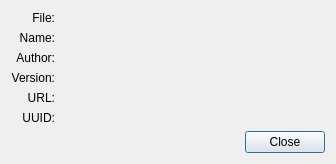
<?xml version="1.0" encoding="UTF-8"?>
<ui version="4.0">
 <class>PluginDetails</class>
 <widget class="QDialog" name="PluginDetails">
  <property name="geometry">
   <rect>
    <x>0</x>
    <y>0</y>
    <width>336</width>
    <height>163</height>
   </rect>
  </property>
  <property name="windowTitle">
   <string>Plugin details</string>
  </property>
  <layout class="QGridLayout" name="gridLayout_2">
   <item row="0" column="0">
    <layout class="QGridLayout" name="gridLayout">
     <item row="2" column="0">
      <widget class="QLabel" name="label_2">
       <property name="text">
        <string>Author:</string>
       </property>
       <property name="alignment">
        <set>Qt::AlignRight|Qt::AlignTrailing|Qt::AlignVCenter</set>
       </property>
      </widget>
     </item>
     <item row="2" column="1">
      <widget class="QLabel" name="labelAuthor">
       <property name="textInteractionFlags">
        <set>Qt::LinksAccessibleByMouse|Qt::TextSelectableByMouse</set>
       </property>
      </widget>
     </item>
     <item row="4" column="1">
      <widget class="QLabel" name="labelUrl">
       <property name="openExternalLinks">
        <bool>true</bool>
       </property>
       <property name="textInteractionFlags">
        <set>Qt::LinksAccessibleByMouse|Qt::TextSelectableByMouse</set>
       </property>
      </widget>
     </item>
     <item row="1" column="1">
      <widget class="QLabel" name="labelName">
       <property name="textInteractionFlags">
        <set>Qt::LinksAccessibleByMouse|Qt::TextSelectableByMouse</set>
       </property>
      </widget>
     </item>
     <item row="4" column="0">
      <widget class="QLabel" name="label_4">
       <property name="text">
        <string>URL:</string>
       </property>
       <property name="alignment">
        <set>Qt::AlignRight|Qt::AlignTrailing|Qt::AlignVCenter</set>
       </property>
      </widget>
     </item>
     <item row="3" column="1">
      <widget class="QLabel" name="labelVersion">
       <property name="textInteractionFlags">
        <set>Qt::LinksAccessibleByMouse|Qt::TextSelectableByMouse</set>
       </property>
      </widget>
     </item>
     <item row="3" column="0">
      <widget class="QLabel" name="label_3">
       <property name="text">
        <string>Version:</string>
       </property>
       <property name="alignment">
        <set>Qt::AlignRight|Qt::AlignTrailing|Qt::AlignVCenter</set>
       </property>
      </widget>
     </item>
     <item row="1" column="0">
      <widget class="QLabel" name="label">
       <property name="text">
        <string>Name:</string>
       </property>
       <property name="alignment">
        <set>Qt::AlignRight|Qt::AlignTrailing|Qt::AlignVCenter</set>
       </property>
      </widget>
     </item>
     <item row="5" column="0">
      <widget class="QLabel" name="label_5">
       <property name="text">
        <string>UUID:</string>
       </property>
       <property name="alignment">
        <set>Qt::AlignRight|Qt::AlignTrailing|Qt::AlignVCenter</set>
       </property>
      </widget>
     </item>
     <item row="5" column="1">
      <widget class="QLabel" name="labelUuid">
       <property name="sizePolicy">
        <sizepolicy hsizetype="Preferred" vsizetype="Preferred">
         <horstretch>1</horstretch>
         <verstretch>0</verstretch>
        </sizepolicy>
       </property>
       <property name="textInteractionFlags">
        <set>Qt::LinksAccessibleByMouse|Qt::TextSelectableByMouse</set>
       </property>
      </widget>
     </item>
     <item row="0" column="0">
      <widget class="QLabel" name="label_6">
       <property name="text">
        <string>File:</string>
       </property>
       <property name="alignment">
        <set>Qt::AlignRight|Qt::AlignTrailing|Qt::AlignVCenter</set>
       </property>
      </widget>
     </item>
     <item row="0" column="1">
      <widget class="QLabel" name="labelFilename">
       <property name="textInteractionFlags">
        <set>Qt::LinksAccessibleByMouse|Qt::TextSelectableByMouse</set>
       </property>
      </widget>
     </item>
    </layout>
   </item>
   <item row="1" column="0">
    <spacer name="verticalSpacer">
     <property name="orientation">
      <enum>Qt::Vertical</enum>
     </property>
     <property name="sizeHint" stdset="0">
      <size>
       <width>20</width>
       <height>0</height>
      </size>
     </property>
    </spacer>
   </item>
   <item row="2" column="0">
    <widget class="QDialogButtonBox" name="buttonBox">
     <property name="standardButtons">
      <set>QDialogButtonBox::Close</set>
     </property>
    </widget>
   </item>
  </layout>
 </widget>
 <resources/>
 <connections>
  <connection>
   <sender>buttonBox</sender>
   <signal>rejected()</signal>
   <receiver>PluginDetails</receiver>
   <slot>reject()</slot>
   <hints>
    <hint type="sourcelabel">
     <x>339</x>
     <y>234</y>
    </hint>
    <hint type="destinationlabel">
     <x>344</x>
     <y>275</y>
    </hint>
   </hints>
  </connection>
 </connections>
</ui>
